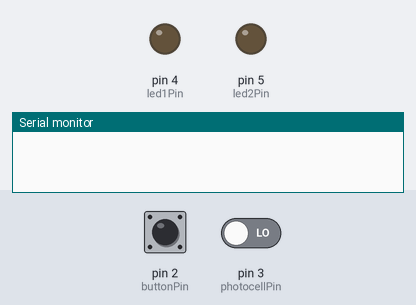
Recording of a sketch running on a simulated Arduino Uno, built with avr-gcc and run on an emulated ATmega328P. Parts: output pins drawn as LEDs (lit = HIGH), the last lines printed to the serial monitor. The test bench sets the inputs (shaded band); at power-on: pin 2 (buttonPin) LOW, pin 3 (photocellPin) LOW.

Above: at 1.2 s.
1.3 s: pin 2 (buttonPin) pulled HIGH for 0.15 s
At 2.5 s:
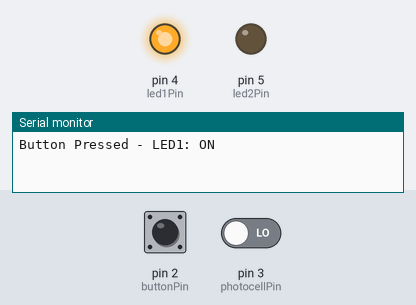
2.9 s: pin 3 (photocellPin) driven HIGH
At 3.8 s:
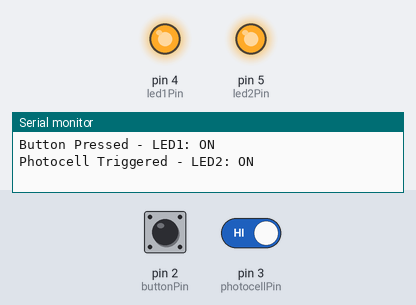
4.4 s: pin 2 (buttonPin) pulled HIGH for 1 s
At 4.9 s:
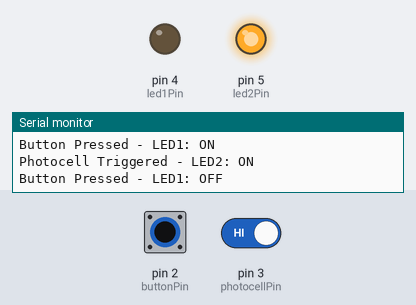
6.9 s: pin 2 (buttonPin) pulled HIGH for 3.2 s
At 8.0 s:
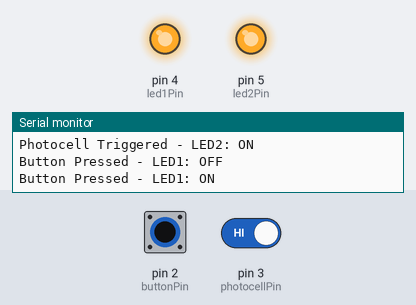
11.6 s: pin 3 (photocellPin) driven LOW
At 12.9 s:
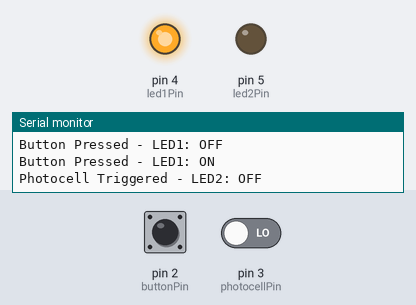
Timing chart, 0 to 14.1 s (numbered marks = the images above; inputs shaded):
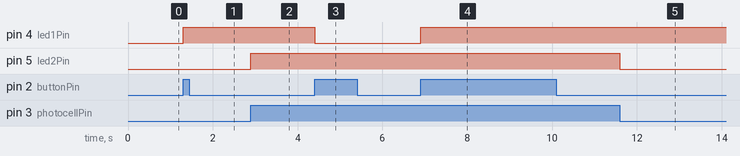

Measured:
- after the input at 1.3 s, pin 4 (led1Pin): LOW → HIGH at once
- after the input at 2.9 s, pin 5 (led2Pin): LOW → HIGH at once
- after the input at 4.4 s, pin 4 (led1Pin): HIGH → LOW at once
- after the input at 6.9 s, pin 4 (led1Pin): LOW → HIGH at once
- after the input at 11.6 s, pin 5 (led2Pin): HIGH → LOW at once

The sketch:

MultipleInterrupts.ino
```cpp
volatile bool led1State = false;  // Tracks LED1 state (push button)
volatile bool led2State = false;  // Tracks LED2 state (photocell)

const int buttonPin = 2;  // Push button on D2
const int photocellPin = 3;  // Photocell digital signal on D3
const int led1Pin = 4;    // LED1 on D4
const int led2Pin = 5;    // LED2 on D5

void setup() {
  // Initialize pins
  pinMode(buttonPin, INPUT);      // Button as input
  pinMode(photocellPin, INPUT);   // Photocell signal as input
  pinMode(led1Pin, OUTPUT);       // LED1 as output
  pinMode(led2Pin, OUTPUT);       // LED2 as output

  // Set initial LED states
  digitalWrite(led1Pin, led1State);
  digitalWrite(led2Pin, led2State);

  // Attach interrupts
  attachInterrupt(digitalPinToInterrupt(buttonPin), buttonISR, RISING);    // Interrupt on button press
  attachInterrupt(digitalPinToInterrupt(photocellPin), photocellISR, CHANGE);  // Interrupt on photocell state change

  // Start Serial Monitor
  Serial.begin(9600);
  while (!Serial);  // Wait for Serial Monitor to connect
}

void loop() {
  // Main loop remains empty as all actions are interrupt-driven
  delay(100);  // Small delay to avoid overwhelming the Serial Monitor
}

// Interrupt Service Routine (ISR) for button press
void buttonISR() {
  led1State = !led1State;              // Toggle LED1 state
  digitalWrite(led1Pin, led1State);    // Update LED1
  Serial.print("Button Pressed - LED1: ");
  Serial.println(led1State ? "ON" : "OFF");
}

// Interrupt Service Routine (ISR) for photocell
void photocellISR() {
  led2State = !led2State;              // Toggle LED2 state
  digitalWrite(led2Pin, led2State);    // Update LED2
  Serial.print("Photocell Triggered - LED2: ");
  Serial.println(led2State ? "ON" : "OFF");
}
```
